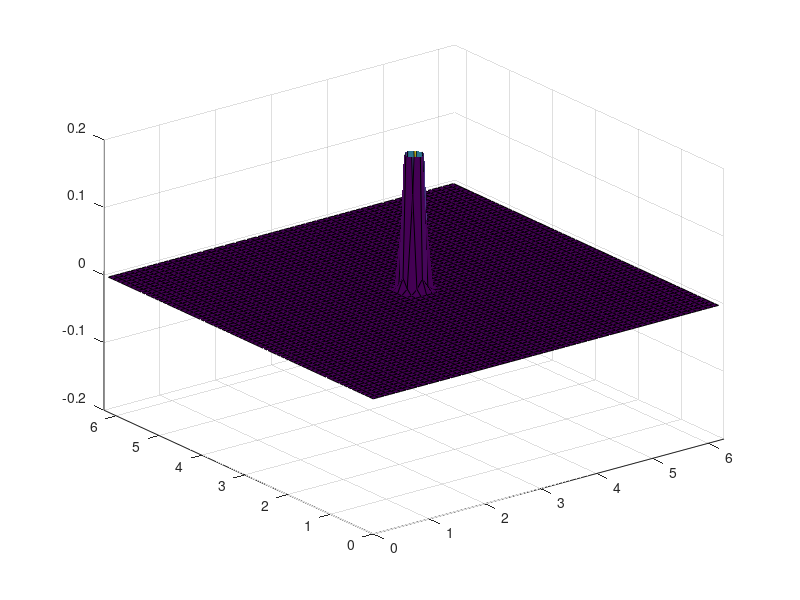

Reproduce this figure in MATLAB. (Note: this script raises an error after producing the figure.)
clear all;
a = 1;               % speed of wave propagation
n = 64;              % number of points
dx = 2*pi/n;         % space step
x = 0:dx:2*pi-dx;    
y = x;
[X, Y] = meshgrid(x,y);

h = 0.01;            % temporal step
times = 1000;         % number of iterations in time

% explanation of this part is here www.staff.uni-oldenburg.de/hannes.uecker/pre/030-mcs-hu.pdf
k1 = meshgrid(fftshift(-n/2:1:n/2-1),ones(n,1));
k2 = k1';
ks = k1.*k1 + k2.*k2;

u0 = exp(-100*((X-pi).^2 + (Y-pi).^2));  % profile of initial velocity u 
ut0 = zeros(n,n);                           % profile of initial acceleration ut

u = zeros(times,n,n);  % stores velocity profile for every time steps
u(1,:,:) = u0;

uf = fft2(u0);
uft0 = fft2(ut0);


for i=2:times
    uft0 = uft0 - a*h*ks.*uf;
    uf = uf + h*uft0;
    
    % == fixed boundary conditions 
%     u0 = real(ifft2(uf));
%     u0(1,:) = 0; u0(end,:) = 0;
%     u0(:,1) = 0; u0(:,end) = 0;
%     uf = fft2(u0);
    % == fixed boundary conditions
    
    u(i,:,:) = real(ifft2(uf));
end

% save results to gif file
gifka = 'wave2d_zero_bc.gif';
clf;
pic = surf(X,Y,squeeze(u(1,:,:))),axis([0 2*pi 0 2*pi -.2 .2]);
for i=1:10:times 
    set(pic,'zdata',squeeze(u(i,:,:))), drawnow;
    M(i) = getframe;
    frame = getframe;
    im = frame2im(frame);
    [imind,cm] = rgb2ind(im,256);
    if i == 1;
        imwrite(imind,cm,gifka,'gif','Loopcount',inf);
    else
        imwrite(imind,cm,gifka,'gif','WriteMode','append','DelayTime',.1);
    end
end



